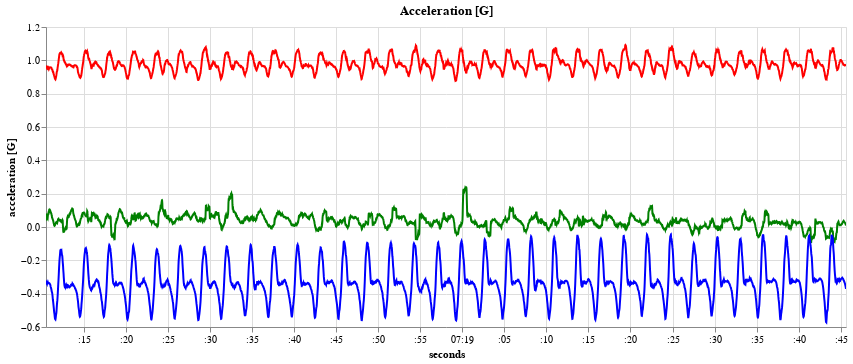

Notebook code cell kept with this figure:
### Code cell
start=10000
stop=start+5000

plot_data = data[start:stop]
plot_data = plot_data[["t", "accel_x_filter", "accel_y_filter", "accel_z_filter"]]

accel_x_plot = alt.Chart(plot_data).mark_line(color="red").encode(alt.X("t:T", title="seconds"), alt.Y("accel_x_filter", title="acceleration [G]"))
accel_y_plot = alt.Chart(plot_data).mark_line(color="green").encode(alt.X("t:T", title="seconds"), alt.Y("accel_y_filter", title="acceleration [G]"))
accel_z_plot = alt.Chart(plot_data).mark_line(color="blue").encode(alt.X("t:T", title="seconds"), alt.Y("accel_z_filter", title="acceleration [G]"))
(accel_x_plot + accel_y_plot + accel_z_plot).properties(width=800,title="Acceleration [G]").interactive(bind_y=False)

### Figure 1 — Vega-Lite specification as saved in the notebook (floating-point values rounded to 4 significant figures; data arrays with more than 128 entries replaced by an {"elided": "..."} marker saying what was removed)
{"config": {"view": {"continuousWidth": 400, "continuousHeight": 300}}, "layer": [{"mark": {"type": "line", "color": "red"}, "encoding": {"x": {"type": "temporal", "field": "t", "title": "seconds"}, "y": {"type": "quantitative", "field": "accel_x_filter", "title": "acceleration [G]"}}, "selection": {"selector001": {"type": "interval", "bind": "scales", "encodings": ["x"]}}}, {"mark": {"type": "line", "color": "green"}, "encoding": {"x": {"type": "temporal", "field": "t", "title": "seconds"}, "y": {"type": "quantitative", "field": "accel_y_filter", "title": "acceleration [G]"}}}, {"mark": {"type": "line", "color": "blue"}, "encoding": {"x": {"type": "temporal", "field": "t", "title": "seconds"}, "y": {"type": "quantitative", "field": "accel_z_filter", "title": "acceleration [G]"}}}], "data": {"name": "data-d47b0f517166e178c2e56ca4c9c149ce"}, "title": "Acceleration [G]", "width": 800, "$schema": "https://vega.github.io/schema/vega-lite/v4.8.1.json", "datasets": {"data-d47b0f517166e178c2e56ca4c9c149ce": {"elided": "5000 records"}}}
